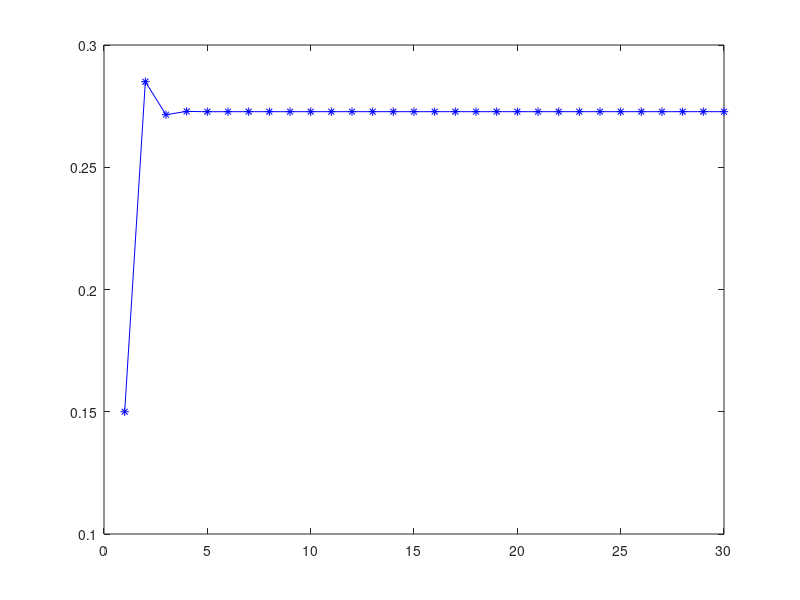

Recreate this plot in MATLAB.
% todas as semanas 2 aulas TP da UC X ás 9h quartas e sextas
% se tiver estado na anterior, a probabilidade de ir é 0.7
% se faltou a probabilidade de ir é 0.8
% COMEÇAR SEMPRE POR FAZER A MATRIZ TRANSIÇÃO   

T = [0.2 0.3;
     0.8 0.7];

%% a)
% esta presente na aula de quarta -> prob de estar na quarta seguinte?
% vetor_estado = [0 1]';
vetor_estado = [0;1]; % prob de ir ou nao ir á aula de segunda
% ao multiplicar 1 vez pela matriz trans. da o do dia seguinte,
% ao multiplicar 2 vezes, 2 dias e etc.
v_aula1 = vetor_estado;
v_aula2 = T * v_aula1;
v_aula3 = T * v_aula2;

disp("a) " + v_aula3(2))

%% b)
vetor_estado = [1 0]';
v_aula1 = vetor_estado;
v_aula2 = T * v_aula1;
v_aula3 = T * v_aula2;
disp("b) " + v_aula3(2))

%% c)
% esteve presente na primeira aTula, 30 aulas
vetor_estado = [0 1]';
v_temp = vetor_estado;
for aula = 1:15*2
    v_temp = T * v_temp;
end

% ou, MAIS FACIL
T29 = T^29;
v_ultima_aula = T29 * vetor_estado;
disp("c) " + v_ultima_aula(2))


%% D)
% grafico da probabilidade de estar presente nas 30 aulas
% prob de estar presente na primeira aula 0.85

T_primeira_aula = [0.15;0.85];
probs = zeros(1,30);

for k = 1:30
    temp_t = T^(k-1);
    R = temp_t * T_primeira_aula;
    probs(k) = R(1);
end

plot(1:30, probs, 'b-*')